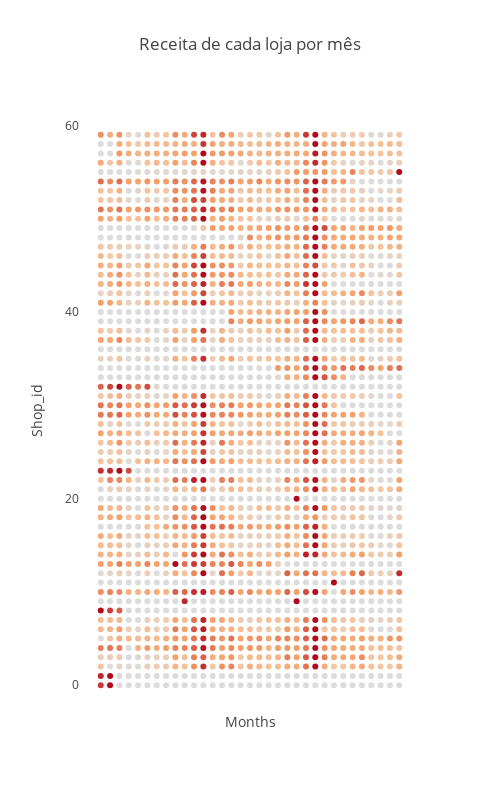

Write notebook code for a chart like this one.
### Markdown cell above
Espero encontrar o mesmo padrão do gráfico feito em [Visualização do número de itens vendidos por loja](#viz_cnt).

### Code cell
df = df_clean.pivot_table(index=['shop_id'], 
                             columns=['date_block_num'],
                             values=['revenue'],
                             aggfunc='sum', fill_value=0)

df.columns = df.columns.droplevel(0)

shop_s = train['shop_id'].unique()

date_range = pd.date_range(start='1/2013', periods=months, freq='M')
date = [ str(date_range.year[month]) + '/' + str(date_range.month_name()[month]) for month in range(months)]

trace = [go.Scatter(
    
                x = date,
                y = [ shop for _ in range(33)],
                mode = 'markers',
                text = ['shop: ' + str(shop) + ', Value: ' + str(np.around(df.loc[shop, i])) for i in range(33)],
                hoverinfo='x+text',
    
                marker = dict(
                        color = df.loc[shop, 0:33],
                        colorscale = 'Reds'
                ),
    
                showlegend=False,
            )
        for shop in shop_s]

layout = go.Layout(
                title='Receita de cada loja por mês',
                width=500,
                height=800,
                hovermode= 'closest',
    
                xaxis = dict(
                             showticklabels = False,
                             showgrid=False,
                             title='Months',
                             position = 0.05,
                            ),
    
                yaxis = dict(
                             showticklabels = True,
                             zeroline = False,
                             title='Shop_id',
                             showgrid=False,
                             nticks = 6,
                            ),
    
        )

fig = go.Figure(trace, layout)
iplot(fig, filename='scatter')
